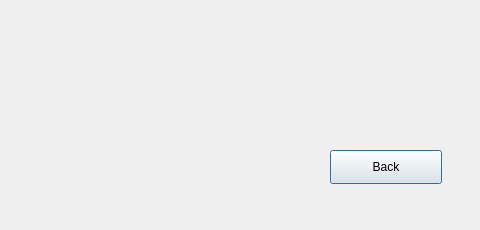
<?xml version="1.0" encoding="UTF-8"?>
<ui version="4.0">
 <class>historyr</class>
 <widget class="QDialog" name="historyr">
  <property name="geometry">
   <rect>
    <x>0</x>
    <y>0</y>
    <width>480</width>
    <height>230</height>
   </rect>
  </property>
  <property name="windowTitle">
   <string>Dialog</string>
  </property>
  <widget class="QPushButton" name="BackButton">
   <property name="geometry">
    <rect>
     <x>330</x>
     <y>150</y>
     <width>112</width>
     <height>34</height>
    </rect>
   </property>
   <property name="text">
    <string>Back</string>
   </property>
  </widget>
 </widget>
 <resources/>
 <connections/>
</ui>
